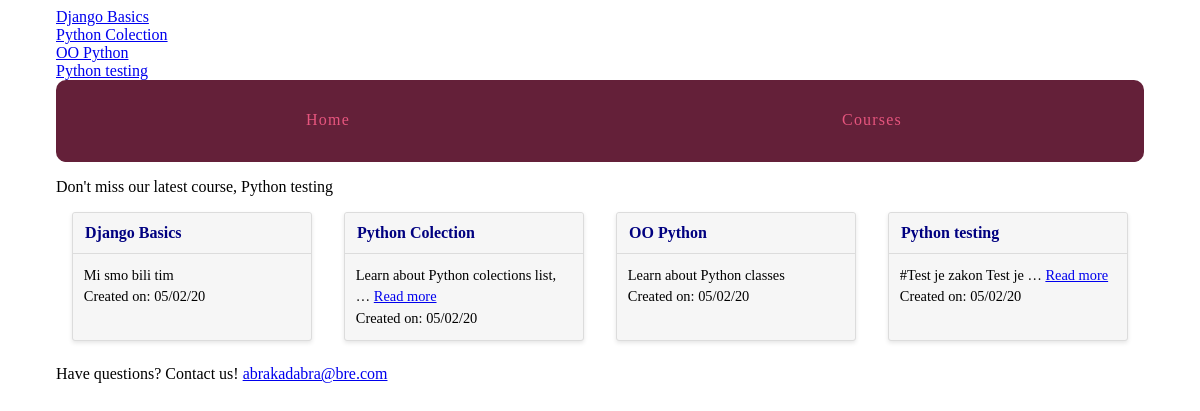
Page /courses/ on the committed database.
### courses/models.py (models this page shows)
class Course(models.Model):
    created_at = models.DateTimeField(auto_now_add=True)
    title = models.CharField(max_length=255)
    description = models.TextField()
    def __str__(self):
        return self.title

### courses/views.py (the view)
def course_list(request):
    courses = models.Course.objects.all()
    email = 'abrakadabra@bre.com'
    return render(request, 'courses/course_list.html', {'courses': courses,
                                                        'email': email})

### courses/templatetags/course_extras.py (called while the page is built)
@register.simple_tag
def newest_course():
    return Course.objects.latest('created_at')

@register.inclusion_tag('courses/course_nav.html')
def nav_courses_list():
    courses = Course.objects.all()
    return {'courses': courses}

### courses/templates/courses/course_list.html (shortened to what this page needs)
{% extends "layout.html" %}
{% load static %}
{% block static %} <link rel="stylesheet" href="{% static 'courses/css/courses.css' %}"> {% endblock %}
{% block content %}
<div class="cards">
    {% for course in courses  %}
    <div class="card">
        <header><a href="{% url 'courses:Detail' pk=course.pk %}">{{ course.title }}</a></header>
        <div class="card-copy">
            {% if course.description|wordcount <= 5 %}
                {{ course.description }}
            {% else %}
                {{ course.description|truncatewords:5 }}
                <a href="{% url 'courses:Detail' pk=course.pk %}">Read more</a>
            {% endif %}
        <div>Created on: {{ course.created_at|date:"d/m/y" }}</div>
        </div>
    </div>
    {% endfor %}
    <div>Have questions? Contact us! {{ email|urlize }} </div>
</div>
{% endblock %}

### templates/layout.html (shortened to what this page needs)
{% load static %}
{% load course_extras %}
<!doctype html>
<html>
    <head>
        <link rel="stylesheet" href="{% static 'css/layout.css' %}">
        {% block static %}{% endblock %}
    </head>
    <body>
        <div class="site-container">
            <div>{% nav_courses_list %}</div>
            <nav>
                <a href="{% url 'Home' %}">Home</a>
                <a href="{% url 'courses:Courses' %}">Courses</a>
            </nav>
            <p>Don't miss our latest course, {% newest_course %}</p>
            {% block content %}{% endblock %}
        </div>
    </body>
</html>

### courses/templates/courses/course_nav.html
{% for course in courses %}
    <div><a href="{% url 'courses:Detail' pk=course.pk %}">{{ course.title }}</a></div>
{% endfor %}

### assets/css/layout.css (style rules this page uses)
html { box-sizing: border-box; }
*, *::after, *::before { box-sizing: inherit; }
.site-container { max-width: 68em; margin-left: auto; margin-right: auto; }
.site-container::after { clear: both; content: ""; display: table; }
.site-container nav { width: 100%; display: table; width: 100%; table-layout: fixed; border-bottom-left-radius: 10px; border-bottom-right-radius: 10px; border-top-left-radius: 10px; border-top-right-radius: 10px; border-bottom-left-radius: 10px; border-top-left-radius: 10px; border-bottom-right-radius: 10px; border-top-right-radius: 10px; background-color: #642039; margin-bottom: 1em; overflow: hidden; }
.site-container nav a { display: table-cell; width: 8.33333%; padding: 10px; border-bottom: 2px solid #642039; color: #e6557e; letter-spacing: 0.075em; line-height: 60px; text-align: center; text-decoration: none; }
.cards { display: -webkit-box; display: -moz-box; display: box; display: -webkit-flex; display: -moz-flex; display: -ms-flexbox; display: flex; -webkit-box-lines: multiple; -moz-box-lines: multiple; box-lines: multiple; -webkit-flex-wrap: wrap; -moz-flex-wrap: wrap; -ms-flex-wrap: wrap; flex-wrap: wrap; -webkit-box-pack: justify; -moz-box-pack: justify; box-pack: justify; -webkit-justify-content: space-between; -moz-justify-content: space-between; -ms-justify-content: space-between; -o-justify-content: space-between; justify-content: space-between; -ms-flex-pack: justify; }
.card { -webkit-flex-basis: 15em; -moz-flex-basis: 15em; flex-basis: 15em; -ms-flex-preferred-size: 15em; -webkit-flex-grow: 1; -moz-flex-grow: 1; flex-grow: 1; -ms-flex-positive: 1; -webkit-transition: all 0.2s ease-in-out; -moz-transition: all 0.2s ease-in-out; transition: all 0.2s ease-in-out; background-color: #f6f6f6; border-radius: 3px; border: 1px solid gainsboro; box-shadow: 0 2px 4px #e6e6e6; margin: 0 1em 1.5em 1em; position: relative; }
.card header { -webkit-transition: all 0.2s ease-in-out; -moz-transition: all 0.2s ease-in-out; transition: all 0.2s ease-in-out; background-color: #f6f6f6; border-bottom: 1px solid gainsboro; border-radius: 3px 3px 0 0; font-weight: bold; line-height: 1.5em; padding: 0.5em 0.75em; }
.card header a { color: #642039; text-decoration: none; }
.card .card-copy { font-size: 0.9em; line-height: 1.5em; padding: 0.75em 0.75em; }

### courses/static/courses/css/courses.css (style rules this page uses)
.card header a { color: #000080; }

### rows in the picture
Course: title "Django Basics", description "Mi smo bili tim", created_at "05/02/20"
Course: title "Python Colection", description "Learn about Python colections list, …", created_at "05/02/20"
Course: title "OO Python", description "Learn about Python classes", created_at "05/02/20"
Course: title "Python testing", description "#Test je zakon Test je …", created_at "05/02/20"

### other values in the picture
{{ email|urlize }} "abrakadabra@bre.com"
